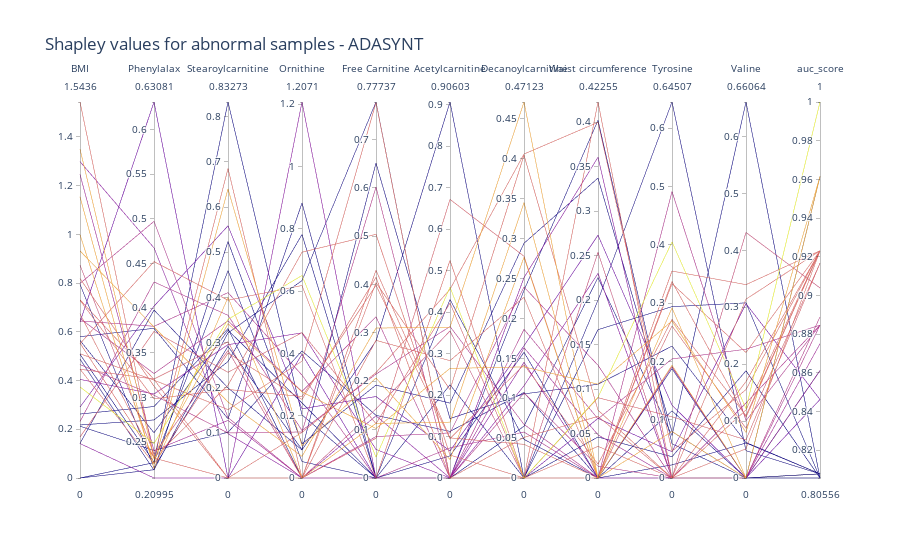

The cell this chart's notebook holds for it:
### Code cell
fig = px.parallel_coordinates(
    df_ranks_long,
    # color='fenilalax',
    color="auc_score",
    dimensions=order.tolist()[:10] + ["auc_score"],
    labels=labels_relabel,
    title="Shapley values for abnormal samples - ADASYNT",
)

fig.update_layout(
    coloraxis_showscale=False,
    # title="Feature importance",
    xaxis_title="Feature in the dataset",
    yaxis_title="Shapley Value importance",
    # legend_title="Shapley values for abnormal samples",
)

fig.show()
